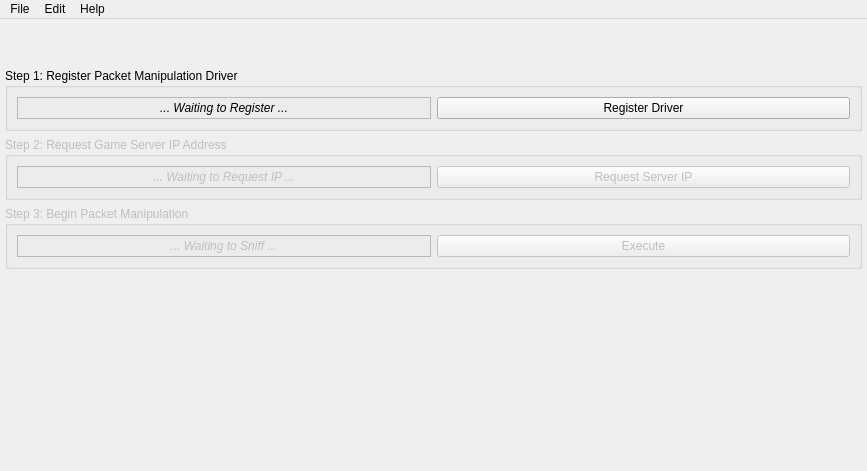
<?xml version="1.0" encoding="UTF-8"?>
<ui version="4.0">
 <class>MainWindow</class>
 <widget class="QMainWindow" name="MainWindow">
  <property name="geometry">
   <rect>
    <x>0</x>
    <y>0</y>
    <width>867</width>
    <height>471</height>
   </rect>
  </property>
  <property name="windowTitle">
   <string>CMO | Packet Manipulator</string>
  </property>
  <property name="windowIcon">
   <iconset resource="compiled/resources.qrc">
    <normaloff>:/icons/images/icons/toolkit.png</normaloff>:/icons/images/icons/toolkit.png</iconset>
  </property>
  <widget class="QWidget" name="centralwidget">
   <layout class="QVBoxLayout" name="verticalLayout">
    <property name="spacing">
     <number>0</number>
    </property>
    <property name="margin">
     <number>0</number>
    </property>
    <item>
     <widget class="QStackedWidget" name="stackedWidget">
      <property name="currentIndex">
       <number>0</number>
      </property>
      <widget class="QWidget" name="page_initial">
       <layout class="QVBoxLayout" name="verticalLayout_4">
        <property name="spacing">
         <number>0</number>
        </property>
        <property name="margin">
         <number>0</number>
        </property>
        <item>
         <widget class="QFrame" name="frame_content">
          <property name="frameShape">
           <enum>QFrame::NoFrame</enum>
          </property>
          <property name="frameShadow">
           <enum>QFrame::Raised</enum>
          </property>
          <layout class="QVBoxLayout" name="verticalLayout_2">
           <property name="margin">
            <number>5</number>
           </property>
           <item>
            <widget class="QFrame" name="frame_header">
             <property name="frameShape">
              <enum>QFrame::NoFrame</enum>
             </property>
             <property name="frameShadow">
              <enum>QFrame::Raised</enum>
             </property>
             <layout class="QHBoxLayout" name="horizontalLayout_4">
              <item>
               <spacer name="horizontalSpacer_4">
                <property name="orientation">
                 <enum>Qt::Horizontal</enum>
                </property>
                <property name="sizeHint" stdset="0">
                 <size>
                  <width>40</width>
                  <height>20</height>
                 </size>
                </property>
               </spacer>
              </item>
              <item>
               <widget class="QLabel" name="label_logo">
                <property name="text">
                 <string/>
                </property>
                <property name="pixmap">
                 <pixmap resource="compiled/resources.qrc">:/images/images/logo_v3.png</pixmap>
                </property>
                <property name="scaledContents">
                 <bool>false</bool>
                </property>
                <property name="alignment">
                 <set>Qt::AlignCenter</set>
                </property>
               </widget>
              </item>
              <item>
               <widget class="QLabel" name="label_alt_image">
                <property name="text">
                 <string/>
                </property>
                <property name="pixmap">
                 <pixmap resource="compiled/resources.qrc">:/images/images/image_v1.png</pixmap>
                </property>
               </widget>
              </item>
              <item>
               <spacer name="horizontalSpacer_5">
                <property name="orientation">
                 <enum>Qt::Horizontal</enum>
                </property>
                <property name="sizeHint" stdset="0">
                 <size>
                  <width>40</width>
                  <height>20</height>
                 </size>
                </property>
               </spacer>
              </item>
             </layout>
            </widget>
           </item>
           <item>
            <widget class="QGroupBox" name="groupBox_step_1">
             <property name="enabled">
              <bool>true</bool>
             </property>
             <property name="title">
              <string>Step 1: Register Packet Manipulation Driver</string>
             </property>
             <layout class="QHBoxLayout" name="horizontalLayout">
              <item>
               <widget class="QLabel" name="label_register">
                <property name="font">
                 <font>
                  <italic>true</italic>
                 </font>
                </property>
                <property name="frameShape">
                 <enum>QFrame::StyledPanel</enum>
                </property>
                <property name="frameShadow">
                 <enum>QFrame::Sunken</enum>
                </property>
                <property name="text">
                 <string>... Waiting to Register ...</string>
                </property>
                <property name="alignment">
                 <set>Qt::AlignCenter</set>
                </property>
               </widget>
              </item>
              <item>
               <widget class="QPushButton" name="pushButton_register">
                <property name="text">
                 <string>Register Driver</string>
                </property>
                <property name="icon">
                 <iconset resource="compiled/resources.qrc">
                  <normaloff>:/icons/images/icons/Gnome-Utilities-System-Monitor.ico</normaloff>:/icons/images/icons/Gnome-Utilities-System-Monitor.ico</iconset>
                </property>
               </widget>
              </item>
             </layout>
            </widget>
           </item>
           <item>
            <widget class="QGroupBox" name="groupBox_step_2">
             <property name="enabled">
              <bool>false</bool>
             </property>
             <property name="statusTip">
              <string>Query CMO Server for Official IP</string>
             </property>
             <property name="title">
              <string>Step 2: Request Game Server IP Address</string>
             </property>
             <property name="flat">
              <bool>false</bool>
             </property>
             <layout class="QHBoxLayout" name="horizontalLayout_3">
              <item>
               <widget class="QLabel" name="label_server_ip">
                <property name="font">
                 <font>
                  <italic>true</italic>
                 </font>
                </property>
                <property name="frameShape">
                 <enum>QFrame::StyledPanel</enum>
                </property>
                <property name="frameShadow">
                 <enum>QFrame::Sunken</enum>
                </property>
                <property name="text">
                 <string>... Waiting to Request IP ...</string>
                </property>
                <property name="textFormat">
                 <enum>Qt::AutoText</enum>
                </property>
                <property name="scaledContents">
                 <bool>false</bool>
                </property>
                <property name="alignment">
                 <set>Qt::AlignCenter</set>
                </property>
                <property name="textInteractionFlags">
                 <set>Qt::NoTextInteraction</set>
                </property>
               </widget>
              </item>
              <item>
               <widget class="QPushButton" name="pushButton_find_server">
                <property name="text">
                 <string>Request Server IP</string>
                </property>
                <property name="icon">
                 <iconset resource="compiled/resources.qrc">
                  <normaloff>:/icons/images/icons/search.png</normaloff>:/icons/images/icons/search.png</iconset>
                </property>
               </widget>
              </item>
             </layout>
            </widget>
           </item>
           <item>
            <widget class="QGroupBox" name="groupBox_step_3">
             <property name="enabled">
              <bool>false</bool>
             </property>
             <property name="statusTip">
              <string>Start Packet Sniffing</string>
             </property>
             <property name="title">
              <string>Step 3: Begin Packet Manipulation</string>
             </property>
             <layout class="QHBoxLayout" name="horizontalLayout_6">
              <item>
               <widget class="QLabel" name="label_sniff_status">
                <property name="font">
                 <font>
                  <italic>true</italic>
                 </font>
                </property>
                <property name="frameShape">
                 <enum>QFrame::StyledPanel</enum>
                </property>
                <property name="frameShadow">
                 <enum>QFrame::Sunken</enum>
                </property>
                <property name="text">
                 <string>... Waiting to Sniff ...</string>
                </property>
                <property name="alignment">
                 <set>Qt::AlignCenter</set>
                </property>
                <property name="textInteractionFlags">
                 <set>Qt::NoTextInteraction</set>
                </property>
               </widget>
              </item>
              <item>
               <widget class="QPushButton" name="pushButton_execute">
                <property name="text">
                 <string>Execute</string>
                </property>
                <property name="icon">
                 <iconset resource="compiled/resources.qrc">
                  <normaloff>:/icons/images/icons/database_refresh.png</normaloff>:/icons/images/icons/database_refresh.png</iconset>
                </property>
               </widget>
              </item>
             </layout>
            </widget>
           </item>
           <item>
            <spacer name="verticalSpacer">
             <property name="orientation">
              <enum>Qt::Vertical</enum>
             </property>
             <property name="sizeHint" stdset="0">
              <size>
               <width>20</width>
               <height>40</height>
              </size>
             </property>
            </spacer>
           </item>
          </layout>
         </widget>
        </item>
       </layout>
      </widget>
      <widget class="QWidget" name="page_log">
       <layout class="QVBoxLayout" name="verticalLayout_5">
        <property name="spacing">
         <number>6</number>
        </property>
        <property name="margin">
         <number>5</number>
        </property>
        <item>
         <widget class="QTreeWidget" name="treeWidget_log">
          <property name="sizePolicy">
           <sizepolicy hsizetype="Expanding" vsizetype="Expanding">
            <horstretch>0</horstretch>
            <verstretch>1</verstretch>
           </sizepolicy>
          </property>
          <property name="mouseTracking">
           <bool>true</bool>
          </property>
          <property name="editTriggers">
           <set>QAbstractItemView::NoEditTriggers</set>
          </property>
          <property name="showDropIndicator" stdset="0">
           <bool>false</bool>
          </property>
          <property name="alternatingRowColors">
           <bool>true</bool>
          </property>
          <property name="indentation">
           <number>0</number>
          </property>
          <property name="sortingEnabled">
           <bool>true</bool>
          </property>
          <property name="animated">
           <bool>true</bool>
          </property>
          <attribute name="headerDefaultSectionSize">
           <number>99</number>
          </attribute>
          <column>
           <property name="text">
            <string>Source</string>
           </property>
           <property name="toolTip">
            <string>Source of Packet</string>
           </property>
           <property name="textAlignment">
            <set>AlignLeft|AlignVCenter</set>
           </property>
           <property name="icon">
            <iconset resource="compiled/resources.qrc">
             <normaloff>:/icons/images/icons/Gnome-Mail-Send-Receive.ico</normaloff>:/icons/images/icons/Gnome-Mail-Send-Receive.ico</iconset>
           </property>
          </column>
          <column>
           <property name="text">
            <string>Command</string>
           </property>
           <property name="toolTip">
            <string>Plaintext Description of the Packet's Purpose</string>
           </property>
           <property name="icon">
            <iconset resource="compiled/resources.qrc">
             <normaloff>:/icons/images/icons/barcode.ico</normaloff>:/icons/images/icons/barcode.ico</iconset>
           </property>
          </column>
          <column>
           <property name="text">
            <string>Com1</string>
           </property>
           <property name="toolTip">
            <string>Used to determine the purpose of the packet</string>
           </property>
           <property name="icon">
            <iconset resource="compiled/resources.qrc">
             <normaloff>:/icons/images/icons/1-32.png</normaloff>:/icons/images/icons/1-32.png</iconset>
           </property>
          </column>
          <column>
           <property name="text">
            <string>Com2</string>
           </property>
           <property name="toolTip">
            <string>Used as an argument during processing of the packet</string>
           </property>
           <property name="icon">
            <iconset resource="compiled/resources.qrc">
             <normaloff>:/icons/images/icons/2-32.png</normaloff>:/icons/images/icons/2-32.png</iconset>
           </property>
          </column>
          <column>
           <property name="text">
            <string>Com3</string>
           </property>
           <property name="toolTip">
            <string>Used as an argument during processing of the packet</string>
           </property>
           <property name="icon">
            <iconset resource="compiled/resources.qrc">
             <normaloff>:/icons/images/icons/3-32.png</normaloff>:/icons/images/icons/3-32.png</iconset>
           </property>
          </column>
          <column>
           <property name="text">
            <string>Decoded</string>
           </property>
           <property name="toolTip">
            <string>[Reverse Engineer Source Code] Description of what the packet tried to do</string>
           </property>
           <property name="icon">
            <iconset resource="compiled/resources.qrc">
             <normaloff>:/icons/images/icons/Gnome-Utilities-System-Monitor.ico</normaloff>:/icons/images/icons/Gnome-Utilities-System-Monitor.ico</iconset>
           </property>
          </column>
          <column>
           <property name="text">
            <string>Payload</string>
           </property>
           <property name="toolTip">
            <string>Hexadecimal of the payload of the packet</string>
           </property>
           <property name="statusTip">
            <string>Payload is automatically decrypted</string>
           </property>
           <property name="icon">
            <iconset resource="compiled/resources.qrc">
             <normaloff>:/icons/images/icons/folder_search.png</normaloff>:/icons/images/icons/folder_search.png</iconset>
           </property>
          </column>
          <column>
           <property name="text">
            <string>Time</string>
           </property>
           <property name="toolTip">
            <string>Time packet was seen</string>
           </property>
           <property name="statusTip">
            <string>Timestamp of packet</string>
           </property>
           <property name="icon">
            <iconset resource="compiled/resources.qrc">
             <normaloff>:/icons/images/icons/time.png</normaloff>:/icons/images/icons/time.png</iconset>
           </property>
          </column>
         </widget>
        </item>
        <item>
         <widget class="QGroupBox" name="groupBox">
          <property name="title">
           <string>Packet Command and Control</string>
          </property>
          <layout class="QHBoxLayout" name="horizontalLayout_2">
           <property name="spacing">
            <number>6</number>
           </property>
           <item>
            <spacer name="horizontalSpacer">
             <property name="orientation">
              <enum>Qt::Horizontal</enum>
             </property>
             <property name="sizeHint" stdset="0">
              <size>
               <width>40</width>
               <height>20</height>
              </size>
             </property>
            </spacer>
           </item>
           <item>
            <widget class="QCheckBox" name="checkBox_drop_incoming">
             <property name="text">
              <string>Drop Incoming Packets</string>
             </property>
            </widget>
           </item>
           <item>
            <widget class="QCheckBox" name="checkBox_drop_outgoing">
             <property name="text">
              <string>Drop Outgoing Packets</string>
             </property>
            </widget>
           </item>
           <item>
            <spacer name="horizontalSpacer_3">
             <property name="orientation">
              <enum>Qt::Horizontal</enum>
             </property>
             <property name="sizeHint" stdset="0">
              <size>
               <width>40</width>
               <height>20</height>
              </size>
             </property>
            </spacer>
           </item>
           <item>
            <widget class="QLabel" name="label_stats_captured_logo">
             <property name="text">
              <string/>
             </property>
             <property name="pixmap">
              <pixmap resource="compiled/resources.qrc">:/icons/images/icons/collect.png</pixmap>
             </property>
            </widget>
           </item>
           <item>
            <widget class="QLabel" name="label_packets_captured">
             <property name="text">
              <string>Packets Captured: 0</string>
             </property>
            </widget>
           </item>
           <item>
            <widget class="QLabel" name="label_xor_seed_logo">
             <property name="maximumSize">
              <size>
               <width>20</width>
               <height>20</height>
              </size>
             </property>
             <property name="text">
              <string/>
             </property>
             <property name="pixmap">
              <pixmap resource="compiled/resources.qrc">:/icons/images/icons/Gnome-System-Lock-Screen.ico</pixmap>
             </property>
             <property name="scaledContents">
              <bool>true</bool>
             </property>
             <property name="alignment">
              <set>Qt::AlignCenter</set>
             </property>
             <property name="textInteractionFlags">
              <set>Qt::NoTextInteraction</set>
             </property>
            </widget>
           </item>
           <item>
            <widget class="QLabel" name="label_xor32_seed">
             <property name="text">
              <string>XOR32 Seed: ?</string>
             </property>
            </widget>
           </item>
           <item>
            <spacer name="horizontalSpacer_2">
             <property name="orientation">
              <enum>Qt::Horizontal</enum>
             </property>
             <property name="sizeHint" stdset="0">
              <size>
               <width>40</width>
               <height>20</height>
              </size>
             </property>
            </spacer>
           </item>
          </layout>
         </widget>
        </item>
       </layout>
      </widget>
     </widget>
    </item>
   </layout>
  </widget>
  <widget class="QMenuBar" name="menubar">
   <property name="geometry">
    <rect>
     <x>0</x>
     <y>0</y>
     <width>867</width>
     <height>21</height>
    </rect>
   </property>
   <widget class="QMenu" name="menuFile">
    <property name="title">
     <string>File</string>
    </property>
    <addaction name="actionQuit"/>
   </widget>
   <widget class="QMenu" name="menuHelp">
    <property name="title">
     <string>Help</string>
    </property>
    <addaction name="actionUser_Guide"/>
    <addaction name="separator"/>
    <addaction name="actionAbout"/>
   </widget>
   <widget class="QMenu" name="menuEdit">
    <property name="title">
     <string>Edit</string>
    </property>
    <addaction name="actionPreferences"/>
   </widget>
   <addaction name="menuFile"/>
   <addaction name="menuEdit"/>
   <addaction name="menuHelp"/>
  </widget>
  <action name="actionQuit">
   <property name="icon">
    <iconset resource="compiled/resources.qrc">
     <normaloff>:/icons/images/icons/exit.png</normaloff>:/icons/images/icons/exit.png</iconset>
   </property>
   <property name="text">
    <string>Exit</string>
   </property>
   <property name="shortcut">
    <string>Ctrl+Q</string>
   </property>
  </action>
  <action name="actionAbout">
   <property name="icon">
    <iconset resource="compiled/resources.qrc">
     <normaloff>:/icons/images/icons/information.png</normaloff>:/icons/images/icons/information.png</iconset>
   </property>
   <property name="text">
    <string>About</string>
   </property>
   <property name="shortcut">
    <string>Ctrl+I</string>
   </property>
  </action>
  <action name="actionUser_Guide">
   <property name="icon">
    <iconset resource="compiled/resources.qrc">
     <normaloff>:/icons/images/icons/error.png</normaloff>:/icons/images/icons/error.png</iconset>
   </property>
   <property name="text">
    <string>User Guide</string>
   </property>
   <property name="shortcut">
    <string>Ctrl+H</string>
   </property>
  </action>
  <action name="actionPreferences">
   <property name="icon">
    <iconset resource="compiled/resources.qrc">
     <normaloff>:/icons/images/icons/settings.png</normaloff>:/icons/images/icons/settings.png</iconset>
   </property>
   <property name="text">
    <string>Preferences</string>
   </property>
   <property name="shortcut">
    <string>Ctrl+P</string>
   </property>
  </action>
 </widget>
 <resources>
  <include location="compiled/resources.qrc"/>
 </resources>
 <connections>
  <connection>
   <sender>actionQuit</sender>
   <signal>triggered()</signal>
   <receiver>MainWindow</receiver>
   <slot>close()</slot>
   <hints>
    <hint type="sourcelabel">
     <x>-1</x>
     <y>-1</y>
    </hint>
    <hint type="destinationlabel">
     <x>360</x>
     <y>332</y>
    </hint>
   </hints>
  </connection>
 </connections>
</ui>
